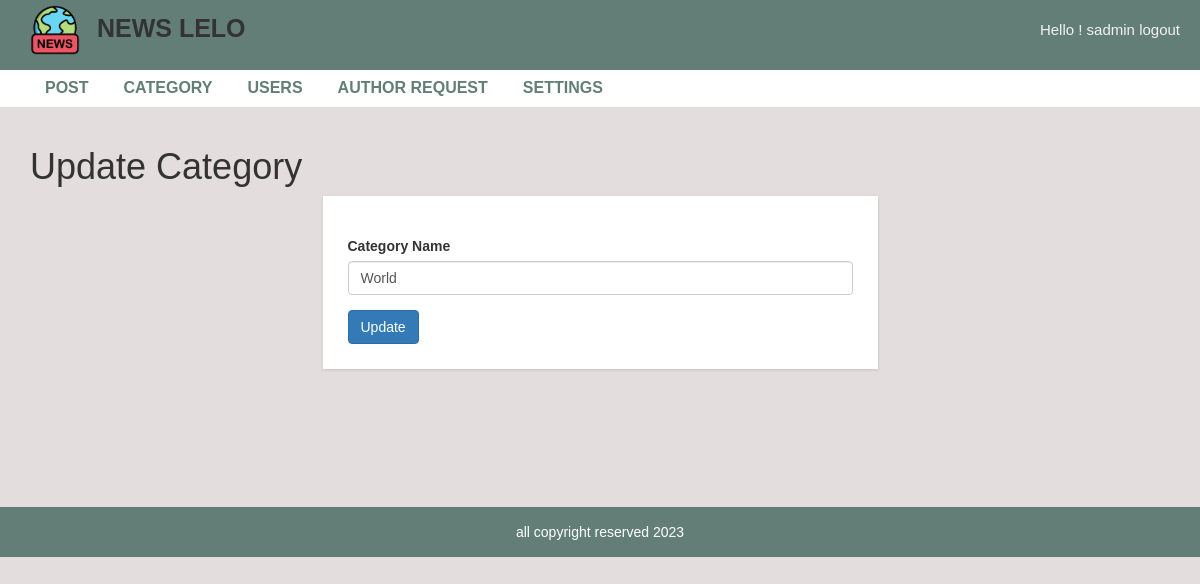
Screenshot of /admin/update-category.php?cat-id=1 (signed in) with the database file from the repository.
### tables this page shows
CREATE TABLE `settings` (
  `id` int NOT NULL,
  `title` varchar(255) DEFAULT NULL,
  `footer` varchar(255) DEFAULT NULL,
  `logo` varchar(255) DEFAULT NULL
);

CREATE TABLE `category` (
  `category_id` int NOT NULL,
  `category_name` varchar(255) DEFAULT NULL,
  `post` int DEFAULT '0'
);

### admin/update-category.php (the view, shortened to what this page needs)
<?php
include "header.php";
if(isset($_GET["cat-id"])){
    $id=$_GET["cat-id"];
    $sql= "select * from category where category_id={$id}";
    $result=mysqli_query($conn,$sql);
    $row=mysqli_fetch_array($result);
}
?>
  <div id="admin-content">
      <div class="container">
          <div class="row">
              <div class="col-md-12">
                  <h1 class="adin-heading"> Update Category</h1>
              </div>
              <div class="col-md-offset-3 col-md-6">
                  <form action="<?php $_SERVER['PHP_SELF']?>" method ="POST">
                      <div class="form-group">
                          <label>Category Name</label>
                          <input type="text" name="cat" class="form-control" value="<?php echo $row['category_name'];?>"  placeholder="" required>
                      </div>
                      <input type="submit" name="sumbit" class="btn btn-primary" value="Update" required />
                  </form>
                </div>
              </div>
            </div>
          </div>
<?php include "footer.php"; ?>

### admin/header.php (shortened to what this page needs)
<?php
include("config.php");
$sqlsettings="select * from settings";
$ressettings=mysqli_query($conn,$sqlsettings) or die("did not get the settings value");
$rowsettings=mysqli_fetch_assoc($ressettings);
?>
<!DOCTYPE html>
<html lang="en">
    <head>
        <link rel="stylesheet" href="../css/bootstrap.min.css" />
        <link rel="stylesheet" href="../css/font-awesome.css">
        <link rel="stylesheet" href="../css/style.css">
    </head>
    <body>
    <header style="margin-bottom:90px;">
        <nav>
            <div class="brand-info">
                <a href="index.php" id="logo_head"><img  src="<?php echo $rowsettings['logo']?>"> NEWS LELO</a>
            </div>
            <div class="nav-info">
                 <a href="logout.php" class="admin-logout" >Hello ! <?php echo $_SESSION['username'];?> logout</a>
            </div>
        </nav>
    </header>
        <div id="admin-menubar" style="margin-top:70px;">
            <div class="container">
                <div class="row">
                    <div class="col-md-12">
                       <ul class="admin-menu">
                            <li>
                                <a href="post.php">Post</a>
                            </li>
                            <?php
                                if($_SESSION['role']=='1'){
                            ?>
                            <li>
                                <a href="category.php">Category</a>
                            </li>
                            <li>
                                <a href="users.php">Users</a>
                            </li>
                            <li>
                                <a href="authorrequest.php">Author Request</a>
                            </li>
                            <li>
                                <a href="settings.php">Settings</a>
                            </li>
                            <?php
                                }
                            ?>
                        </ul>
                    </div>
                </div>
            </div>
        </div>

### admin/footer.php
<?php
$sqlsettings="select * from settings";
$ressettings=mysqli_query($conn,$sqlsettings) or die("did not get the settings value");
$rowsettings=mysqli_fetch_assoc($ressettings);
?>
<div id ="footer">
    <div class="container">
        <div class="row">
            <div class="col-md-12">
                <span><?php echo $rowsettings['footer'];?></span>
            </div>
        </div>
    </div>
</div>
</body>
</html>

### css/style.css (style rules this page uses)
body { background: #e4dddd; font-family: sans-serif,arial,Helvetica; --primary-color:#637E76; }
header { background-color: var(--primary-color); position:fixed; top:0; left:0; right:0; z-index:3; height: 70px; }
nav { display: flex; justify-content: space-between; margin:0 2rem; align-items: center; padding:0.5rem 0; }
#logo_head { font-size: 2.5rem; font-weight: bolder; color:#333; margin-left:1rem; }
#logo_head>img { height: 50px; margin-right:1rem; }
.nav-info { font-size:1.5rem; display: flex; gap:1rem; }
.nav-info>a { color:#f2f2f2; }
#admin-menubar { background-color: #fff; }
#admin-menubar .admin-menu { font-size: 0; }
#admin-menubar .admin-menu li { display: inline-block; margin: 0 5px 0 0; }
#admin-menubar .admin-menu li a { color: var(--primary-color); font-size: 16px; font-weight: 600; text-transform: uppercase; padding: 7px 15px; display: block; transition: all 0.3s; }
#admin-content { padding: 20px 0; min-height: 400px; }
form { background: #fff; padding: 25px; box-shadow:0 1px 3px rgba(0, 0, 0, 0.13); }
#footer { color: #fff; padding:15px 0; text-align:center; background-color:var(--primary-color); }
a, a:hover, a:focus { text-decoration: none; outline: none; }
ul { margin:0; padding:0; list-style:none; }

### rows the page displays
settings: logo (picture), footer "all copyright reserved 2023"
category: cat "World"

### other values shown
$_SESSION['username'] "sadmin"
